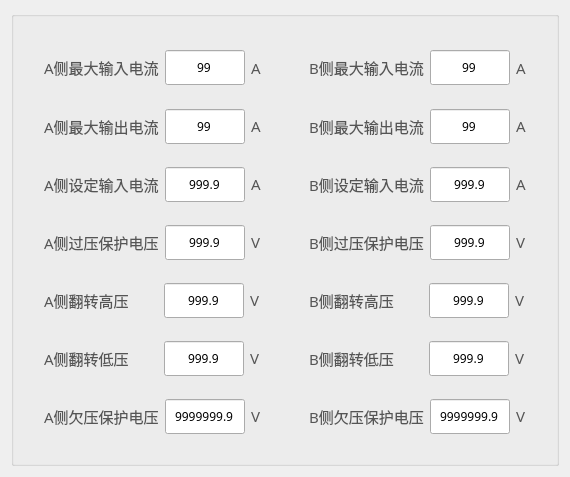
<?xml version="1.0" encoding="UTF-8"?>
<ui version="4.0">
 <class>TForm5</class>
 <widget class="QWidget" name="TForm5">
  <property name="geometry">
   <rect>
    <x>0</x>
    <y>0</y>
    <width>546</width>
    <height>433</height>
   </rect>
  </property>
  <property name="windowTitle">
   <string>参数设置</string>
  </property>
  <property name="styleSheet">
   <string notr="true">QLabel {
    font-size: 15px;
    color: #555555;
    text-align: center;
}</string>
  </property>
  <layout class="QGridLayout" name="gridLayout">
   <item row="0" column="0">
    <widget class="QGroupBox" name="groupBox_58">
     <property name="minimumSize">
      <size>
       <width>0</width>
       <height>0</height>
      </size>
     </property>
     <property name="maximumSize">
      <size>
       <width>621</width>
       <height>455</height>
      </size>
     </property>
     <property name="title">
      <string/>
     </property>
     <layout class="QHBoxLayout" name="horizontalLayout_48">
      <item>
       <widget class="QGroupBox" name="groupBox_17">
        <property name="styleSheet">
         <string notr="true">QGroupBox {
    border: none
}
</string>
        </property>
        <property name="title">
         <string/>
        </property>
        <layout class="QVBoxLayout" name="verticalLayout_3">
         <item>
          <widget class="QGroupBox" name="groupBox_18">
           <property name="font">
            <font>
             <bold>false</bold>
            </font>
           </property>
           <property name="styleSheet">
            <string notr="true">QGroupBox {
    border: none
}
</string>
           </property>
           <property name="title">
            <string/>
           </property>
           <layout class="QHBoxLayout" name="horizontalLayout_15">
            <item>
             <widget class="QLabel" name="label_15">
              <property name="font">
               <font>
                <family>Microsoft YaHei</family>
                <pointsize>-1</pointsize>
                <bold>false</bold>
               </font>
              </property>
              <property name="text">
               <string>A侧最大输入电流</string>
              </property>
             </widget>
            </item>
            <item>
             <widget class="MyLineEdit" name="d25">
              <property name="sizePolicy">
               <sizepolicy hsizetype="Fixed" vsizetype="Fixed">
                <horstretch>0</horstretch>
                <verstretch>0</verstretch>
               </sizepolicy>
              </property>
              <property name="minimumSize">
               <size>
                <width>80</width>
                <height>35</height>
               </size>
              </property>
              <property name="maximumSize">
               <size>
                <width>80</width>
                <height>35</height>
               </size>
              </property>
              <property name="font">
               <font>
                <family>Microsoft YaHei</family>
               </font>
              </property>
              <property name="text">
               <string>99</string>
              </property>
              <property name="alignment">
               <set>Qt::AlignCenter</set>
              </property>
              <property name="readOnly">
               <bool>true</bool>
              </property>
             </widget>
            </item>
            <item>
             <widget class="QLabel" name="label_29">
              <property name="maximumSize">
               <size>
                <width>11</width>
                <height>16777215</height>
               </size>
              </property>
              <property name="font">
               <font>
                <family>Microsoft YaHei</family>
                <pointsize>-1</pointsize>
                <bold>false</bold>
               </font>
              </property>
              <property name="text">
               <string>A</string>
              </property>
             </widget>
            </item>
           </layout>
          </widget>
         </item>
         <item>
          <widget class="QGroupBox" name="groupBox_19">
           <property name="styleSheet">
            <string notr="true">QGroupBox {
    border: none
}
</string>
           </property>
           <property name="title">
            <string/>
           </property>
           <layout class="QHBoxLayout" name="horizontalLayout_16">
            <item>
             <widget class="QLabel" name="label_16">
              <property name="font">
               <font>
                <family>Microsoft YaHei</family>
                <pointsize>-1</pointsize>
                <bold>false</bold>
               </font>
              </property>
              <property name="text">
               <string>A侧最大输出电流</string>
              </property>
             </widget>
            </item>
            <item>
             <widget class="MyLineEdit" name="d27">
              <property name="sizePolicy">
               <sizepolicy hsizetype="Fixed" vsizetype="Fixed">
                <horstretch>0</horstretch>
                <verstretch>0</verstretch>
               </sizepolicy>
              </property>
              <property name="minimumSize">
               <size>
                <width>80</width>
                <height>35</height>
               </size>
              </property>
              <property name="maximumSize">
               <size>
                <width>80</width>
                <height>35</height>
               </size>
              </property>
              <property name="font">
               <font>
                <family>Microsoft YaHei</family>
               </font>
              </property>
              <property name="text">
               <string>99</string>
              </property>
              <property name="alignment">
               <set>Qt::AlignCenter</set>
              </property>
              <property name="readOnly">
               <bool>true</bool>
              </property>
             </widget>
            </item>
            <item>
             <widget class="QLabel" name="label_30">
              <property name="maximumSize">
               <size>
                <width>11</width>
                <height>16777215</height>
               </size>
              </property>
              <property name="font">
               <font>
                <family>Microsoft YaHei</family>
                <pointsize>-1</pointsize>
                <bold>false</bold>
               </font>
              </property>
              <property name="text">
               <string>A</string>
              </property>
             </widget>
            </item>
           </layout>
          </widget>
         </item>
         <item>
          <widget class="QGroupBox" name="groupBox_20">
           <property name="styleSheet">
            <string notr="true">QGroupBox {
    border: none
}
</string>
           </property>
           <property name="title">
            <string/>
           </property>
           <layout class="QHBoxLayout" name="horizontalLayout_17">
            <item>
             <widget class="QLabel" name="label_17">
              <property name="font">
               <font>
                <family>Microsoft YaHei</family>
                <pointsize>-1</pointsize>
                <bold>false</bold>
               </font>
              </property>
              <property name="text">
               <string>A侧设定输入电流</string>
              </property>
             </widget>
            </item>
            <item>
             <widget class="MyLineEdit" name="d18">
              <property name="sizePolicy">
               <sizepolicy hsizetype="Fixed" vsizetype="Fixed">
                <horstretch>0</horstretch>
                <verstretch>0</verstretch>
               </sizepolicy>
              </property>
              <property name="minimumSize">
               <size>
                <width>80</width>
                <height>35</height>
               </size>
              </property>
              <property name="maximumSize">
               <size>
                <width>80</width>
                <height>35</height>
               </size>
              </property>
              <property name="font">
               <font>
                <family>Microsoft YaHei</family>
               </font>
              </property>
              <property name="text">
               <string>999.9</string>
              </property>
              <property name="alignment">
               <set>Qt::AlignCenter</set>
              </property>
              <property name="readOnly">
               <bool>true</bool>
              </property>
             </widget>
            </item>
            <item>
             <widget class="QLabel" name="label_31">
              <property name="maximumSize">
               <size>
                <width>11</width>
                <height>16777215</height>
               </size>
              </property>
              <property name="font">
               <font>
                <family>Microsoft YaHei</family>
                <pointsize>-1</pointsize>
                <bold>false</bold>
               </font>
              </property>
              <property name="text">
               <string>A</string>
              </property>
             </widget>
            </item>
           </layout>
          </widget>
         </item>
         <item>
          <widget class="QGroupBox" name="groupBox_21">
           <property name="styleSheet">
            <string notr="true">QGroupBox {
    border: none
}
</string>
           </property>
           <property name="title">
            <string/>
           </property>
           <layout class="QHBoxLayout" name="horizontalLayout_18">
            <item>
             <widget class="QLabel" name="label_18">
              <property name="font">
               <font>
                <family>Microsoft YaHei</family>
                <pointsize>-1</pointsize>
                <bold>false</bold>
               </font>
              </property>
              <property name="text">
               <string>A侧过压保护电压</string>
              </property>
             </widget>
            </item>
            <item>
             <widget class="MyLineEdit" name="d14">
              <property name="sizePolicy">
               <sizepolicy hsizetype="Fixed" vsizetype="Fixed">
                <horstretch>0</horstretch>
                <verstretch>0</verstretch>
               </sizepolicy>
              </property>
              <property name="minimumSize">
               <size>
                <width>80</width>
                <height>35</height>
               </size>
              </property>
              <property name="maximumSize">
               <size>
                <width>80</width>
                <height>35</height>
               </size>
              </property>
              <property name="font">
               <font>
                <family>Microsoft YaHei</family>
               </font>
              </property>
              <property name="text">
               <string>999.9</string>
              </property>
              <property name="alignment">
               <set>Qt::AlignCenter</set>
              </property>
              <property name="readOnly">
               <bool>true</bool>
              </property>
             </widget>
            </item>
            <item>
             <widget class="QLabel" name="label_32">
              <property name="maximumSize">
               <size>
                <width>11</width>
                <height>16777215</height>
               </size>
              </property>
              <property name="font">
               <font>
                <family>Microsoft YaHei</family>
                <pointsize>-1</pointsize>
                <bold>false</bold>
               </font>
              </property>
              <property name="text">
               <string>V</string>
              </property>
             </widget>
            </item>
           </layout>
          </widget>
         </item>
         <item>
          <widget class="QGroupBox" name="groupBox_22">
           <property name="styleSheet">
            <string notr="true">QGroupBox {
    border: none
}
</string>
           </property>
           <property name="title">
            <string/>
           </property>
           <layout class="QHBoxLayout" name="horizontalLayout_19">
            <item>
             <widget class="QLabel" name="label_19">
              <property name="font">
               <font>
                <family>Microsoft YaHei</family>
                <pointsize>-1</pointsize>
                <bold>false</bold>
               </font>
              </property>
              <property name="text">
               <string>A侧翻转高压</string>
              </property>
             </widget>
            </item>
            <item>
             <widget class="MyLineEdit" name="lineEditAHigh">
              <property name="sizePolicy">
               <sizepolicy hsizetype="Fixed" vsizetype="Fixed">
                <horstretch>0</horstretch>
                <verstretch>0</verstretch>
               </sizepolicy>
              </property>
              <property name="minimumSize">
               <size>
                <width>80</width>
                <height>35</height>
               </size>
              </property>
              <property name="maximumSize">
               <size>
                <width>80</width>
                <height>35</height>
               </size>
              </property>
              <property name="font">
               <font>
                <family>Microsoft YaHei</family>
               </font>
              </property>
              <property name="text">
               <string>999.9</string>
              </property>
              <property name="alignment">
               <set>Qt::AlignCenter</set>
              </property>
              <property name="readOnly">
               <bool>true</bool>
              </property>
             </widget>
            </item>
            <item>
             <widget class="QLabel" name="label_33">
              <property name="maximumSize">
               <size>
                <width>11</width>
                <height>16777215</height>
               </size>
              </property>
              <property name="font">
               <font>
                <family>Microsoft YaHei</family>
                <pointsize>-1</pointsize>
                <bold>false</bold>
               </font>
              </property>
              <property name="text">
               <string>V</string>
              </property>
             </widget>
            </item>
           </layout>
          </widget>
         </item>
         <item>
          <widget class="QGroupBox" name="groupBox_24">
           <property name="styleSheet">
            <string notr="true">QGroupBox {
    border: none
}
</string>
           </property>
           <property name="title">
            <string/>
           </property>
           <layout class="QHBoxLayout" name="horizontalLayout_21">
            <item>
             <widget class="QLabel" name="label_21">
              <property name="font">
               <font>
                <family>Microsoft YaHei</family>
                <pointsize>-1</pointsize>
                <bold>false</bold>
               </font>
              </property>
              <property name="text">
               <string>A侧翻转低压</string>
              </property>
             </widget>
            </item>
            <item>
             <widget class="MyLineEdit" name="lineEditALow">
              <property name="sizePolicy">
               <sizepolicy hsizetype="Fixed" vsizetype="Fixed">
                <horstretch>0</horstretch>
                <verstretch>0</verstretch>
               </sizepolicy>
              </property>
              <property name="minimumSize">
               <size>
                <width>80</width>
                <height>35</height>
               </size>
              </property>
              <property name="maximumSize">
               <size>
                <width>80</width>
                <height>35</height>
               </size>
              </property>
              <property name="font">
               <font>
                <family>Microsoft YaHei</family>
               </font>
              </property>
              <property name="text">
               <string>999.9</string>
              </property>
              <property name="alignment">
               <set>Qt::AlignCenter</set>
              </property>
              <property name="readOnly">
               <bool>true</bool>
              </property>
             </widget>
            </item>
            <item>
             <widget class="QLabel" name="label_34">
              <property name="maximumSize">
               <size>
                <width>11</width>
                <height>16777215</height>
               </size>
              </property>
              <property name="font">
               <font>
                <family>Microsoft YaHei</family>
                <pointsize>-1</pointsize>
                <bold>false</bold>
               </font>
              </property>
              <property name="text">
               <string>V</string>
              </property>
             </widget>
            </item>
           </layout>
          </widget>
         </item>
         <item>
          <widget class="QGroupBox" name="groupBox_23">
           <property name="styleSheet">
            <string notr="true">QGroupBox {
    border: none
}
</string>
           </property>
           <property name="title">
            <string/>
           </property>
           <layout class="QHBoxLayout" name="horizontalLayout_20">
            <item>
             <widget class="QLabel" name="label_20">
              <property name="font">
               <font>
                <family>Microsoft YaHei</family>
                <pointsize>-1</pointsize>
                <bold>false</bold>
               </font>
              </property>
              <property name="text">
               <string>A侧欠压保护电压</string>
              </property>
             </widget>
            </item>
            <item>
             <widget class="MyLineEdit" name="d16">
              <property name="sizePolicy">
               <sizepolicy hsizetype="Fixed" vsizetype="Fixed">
                <horstretch>0</horstretch>
                <verstretch>0</verstretch>
               </sizepolicy>
              </property>
              <property name="minimumSize">
               <size>
                <width>80</width>
                <height>35</height>
               </size>
              </property>
              <property name="maximumSize">
               <size>
                <width>80</width>
                <height>35</height>
               </size>
              </property>
              <property name="font">
               <font>
                <family>Microsoft YaHei</family>
               </font>
              </property>
              <property name="text">
               <string>9999999.9</string>
              </property>
              <property name="alignment">
               <set>Qt::AlignCenter</set>
              </property>
              <property name="readOnly">
               <bool>true</bool>
              </property>
             </widget>
            </item>
            <item>
             <widget class="QLabel" name="label_35">
              <property name="maximumSize">
               <size>
                <width>11</width>
                <height>16777215</height>
               </size>
              </property>
              <property name="font">
               <font>
                <family>Microsoft YaHei</family>
                <pointsize>-1</pointsize>
                <bold>false</bold>
               </font>
              </property>
              <property name="text">
               <string>V</string>
              </property>
             </widget>
            </item>
           </layout>
          </widget>
         </item>
        </layout>
       </widget>
      </item>
      <item>
       <widget class="QGroupBox" name="groupBox_26">
        <property name="styleSheet">
         <string notr="true">QGroupBox {
    border: none
}
</string>
        </property>
        <property name="title">
         <string/>
        </property>
        <layout class="QVBoxLayout" name="verticalLayout_4">
         <item>
          <widget class="QGroupBox" name="groupBox_27">
           <property name="styleSheet">
            <string notr="true">QGroupBox {
    border: none
}
</string>
           </property>
           <property name="title">
            <string/>
           </property>
           <layout class="QHBoxLayout" name="horizontalLayout_22">
            <item>
             <widget class="QLabel" name="label_22">
              <property name="font">
               <font>
                <family>Microsoft YaHei</family>
                <pointsize>-1</pointsize>
                <bold>false</bold>
               </font>
              </property>
              <property name="text">
               <string>B侧最大输入电流</string>
              </property>
             </widget>
            </item>
            <item>
             <widget class="MyLineEdit" name="d26">
              <property name="sizePolicy">
               <sizepolicy hsizetype="Fixed" vsizetype="Fixed">
                <horstretch>0</horstretch>
                <verstretch>0</verstretch>
               </sizepolicy>
              </property>
              <property name="minimumSize">
               <size>
                <width>80</width>
                <height>35</height>
               </size>
              </property>
              <property name="maximumSize">
               <size>
                <width>80</width>
                <height>35</height>
               </size>
              </property>
              <property name="font">
               <font>
                <family>Microsoft YaHei</family>
               </font>
              </property>
              <property name="text">
               <string>99</string>
              </property>
              <property name="alignment">
               <set>Qt::AlignCenter</set>
              </property>
              <property name="readOnly">
               <bool>true</bool>
              </property>
             </widget>
            </item>
            <item>
             <widget class="QLabel" name="label_36">
              <property name="maximumSize">
               <size>
                <width>11</width>
                <height>16777215</height>
               </size>
              </property>
              <property name="font">
               <font>
                <family>Microsoft YaHei</family>
                <pointsize>-1</pointsize>
                <bold>false</bold>
               </font>
              </property>
              <property name="text">
               <string>A</string>
              </property>
             </widget>
            </item>
           </layout>
          </widget>
         </item>
         <item>
          <widget class="QGroupBox" name="groupBox_28">
           <property name="styleSheet">
            <string notr="true">QGroupBox {
    border: none
}
</string>
           </property>
           <property name="title">
            <string/>
           </property>
           <layout class="QHBoxLayout" name="horizontalLayout_23">
            <item>
             <widget class="QLabel" name="label_23">
              <property name="font">
               <font>
                <family>Microsoft YaHei</family>
                <pointsize>-1</pointsize>
                <bold>false</bold>
               </font>
              </property>
              <property name="text">
               <string>B侧最大输出电流</string>
              </property>
             </widget>
            </item>
            <item>
             <widget class="MyLineEdit" name="d28">
              <property name="sizePolicy">
               <sizepolicy hsizetype="Fixed" vsizetype="Fixed">
                <horstretch>0</horstretch>
                <verstretch>0</verstretch>
               </sizepolicy>
              </property>
              <property name="minimumSize">
               <size>
                <width>80</width>
                <height>35</height>
               </size>
              </property>
              <property name="maximumSize">
               <size>
                <width>80</width>
                <height>35</height>
               </size>
              </property>
              <property name="font">
               <font>
                <family>Microsoft YaHei</family>
               </font>
              </property>
              <property name="text">
               <string>99</string>
              </property>
              <property name="alignment">
               <set>Qt::AlignCenter</set>
              </property>
              <property name="readOnly">
               <bool>true</bool>
              </property>
             </widget>
            </item>
            <item>
             <widget class="QLabel" name="label_37">
              <property name="maximumSize">
               <size>
                <width>11</width>
                <height>16777215</height>
               </size>
              </property>
              <property name="font">
               <font>
                <family>Microsoft YaHei</family>
                <pointsize>-1</pointsize>
                <bold>false</bold>
               </font>
              </property>
              <property name="text">
               <string>A</string>
              </property>
             </widget>
            </item>
           </layout>
          </widget>
         </item>
         <item>
          <widget class="QGroupBox" name="groupBox_29">
           <property name="styleSheet">
            <string notr="true">QGroupBox {
    border: none
}
</string>
           </property>
           <property name="title">
            <string/>
           </property>
           <layout class="QHBoxLayout" name="horizontalLayout_24">
            <item>
             <widget class="QLabel" name="label_24">
              <property name="font">
               <font>
                <family>Microsoft YaHei</family>
                <pointsize>-1</pointsize>
                <bold>false</bold>
               </font>
              </property>
              <property name="text">
               <string>B侧设定输入电流</string>
              </property>
             </widget>
            </item>
            <item>
             <widget class="MyLineEdit" name="d19">
              <property name="sizePolicy">
               <sizepolicy hsizetype="Fixed" vsizetype="Fixed">
                <horstretch>0</horstretch>
                <verstretch>0</verstretch>
               </sizepolicy>
              </property>
              <property name="minimumSize">
               <size>
                <width>80</width>
                <height>35</height>
               </size>
              </property>
              <property name="maximumSize">
               <size>
                <width>80</width>
                <height>35</height>
               </size>
              </property>
              <property name="font">
               <font>
                <family>Microsoft YaHei</family>
               </font>
              </property>
              <property name="text">
               <string>999.9</string>
              </property>
              <property name="alignment">
               <set>Qt::AlignCenter</set>
              </property>
              <property name="readOnly">
               <bool>true</bool>
              </property>
             </widget>
            </item>
            <item>
             <widget class="QLabel" name="label_38">
              <property name="maximumSize">
               <size>
                <width>11</width>
                <height>16777215</height>
               </size>
              </property>
              <property name="font">
               <font>
                <family>Microsoft YaHei</family>
                <pointsize>-1</pointsize>
                <bold>false</bold>
               </font>
              </property>
              <property name="text">
               <string>A</string>
              </property>
             </widget>
            </item>
           </layout>
          </widget>
         </item>
         <item>
          <widget class="QGroupBox" name="groupBox_30">
           <property name="styleSheet">
            <string notr="true">QGroupBox {
    border: none
}
</string>
           </property>
           <property name="title">
            <string/>
           </property>
           <layout class="QHBoxLayout" name="horizontalLayout_25">
            <item>
             <widget class="QLabel" name="label_25">
              <property name="font">
               <font>
                <family>Microsoft YaHei</family>
                <pointsize>-1</pointsize>
                <bold>false</bold>
               </font>
              </property>
              <property name="text">
               <string>B侧过压保护电压</string>
              </property>
             </widget>
            </item>
            <item>
             <widget class="MyLineEdit" name="d15">
              <property name="sizePolicy">
               <sizepolicy hsizetype="Fixed" vsizetype="Fixed">
                <horstretch>0</horstretch>
                <verstretch>0</verstretch>
               </sizepolicy>
              </property>
              <property name="minimumSize">
               <size>
                <width>80</width>
                <height>35</height>
               </size>
              </property>
              <property name="maximumSize">
               <size>
                <width>80</width>
                <height>35</height>
               </size>
              </property>
              <property name="font">
               <font>
                <family>Microsoft YaHei</family>
               </font>
              </property>
              <property name="text">
               <string>999.9</string>
              </property>
              <property name="alignment">
               <set>Qt::AlignCenter</set>
              </property>
              <property name="readOnly">
               <bool>true</bool>
              </property>
             </widget>
            </item>
            <item>
             <widget class="QLabel" name="label_39">
              <property name="maximumSize">
               <size>
                <width>11</width>
                <height>16777215</height>
               </size>
              </property>
              <property name="font">
               <font>
                <family>Microsoft YaHei</family>
                <pointsize>-1</pointsize>
                <bold>false</bold>
               </font>
              </property>
              <property name="text">
               <string>V</string>
              </property>
             </widget>
            </item>
           </layout>
          </widget>
         </item>
         <item>
          <widget class="QGroupBox" name="groupBox_31">
           <property name="styleSheet">
            <string notr="true">QGroupBox {
    border: none
}
</string>
           </property>
           <property name="title">
            <string/>
           </property>
           <layout class="QHBoxLayout" name="horizontalLayout_26">
            <item>
             <widget class="QLabel" name="label_26">
              <property name="font">
               <font>
                <family>Microsoft YaHei</family>
                <pointsize>-1</pointsize>
                <bold>false</bold>
               </font>
              </property>
              <property name="text">
               <string>B侧翻转高压</string>
              </property>
             </widget>
            </item>
            <item>
             <widget class="MyLineEdit" name="lineEditBHigh">
              <property name="sizePolicy">
               <sizepolicy hsizetype="Fixed" vsizetype="Fixed">
                <horstretch>0</horstretch>
                <verstretch>0</verstretch>
               </sizepolicy>
              </property>
              <property name="minimumSize">
               <size>
                <width>80</width>
                <height>35</height>
               </size>
              </property>
              <property name="maximumSize">
               <size>
                <width>80</width>
                <height>35</height>
               </size>
              </property>
              <property name="font">
               <font>
                <family>Microsoft YaHei</family>
               </font>
              </property>
              <property name="text">
               <string>999.9</string>
              </property>
              <property name="alignment">
               <set>Qt::AlignCenter</set>
              </property>
              <property name="readOnly">
               <bool>true</bool>
              </property>
             </widget>
            </item>
            <item>
             <widget class="QLabel" name="label_40">
              <property name="maximumSize">
               <size>
                <width>11</width>
                <height>16777215</height>
               </size>
              </property>
              <property name="font">
               <font>
                <family>Microsoft YaHei</family>
                <pointsize>-1</pointsize>
                <bold>false</bold>
               </font>
              </property>
              <property name="text">
               <string>V</string>
              </property>
             </widget>
            </item>
           </layout>
          </widget>
         </item>
         <item>
          <widget class="QGroupBox" name="groupBox_33">
           <property name="styleSheet">
            <string notr="true">QGroupBox {
    border: none
}
</string>
           </property>
           <property name="title">
            <string/>
           </property>
           <layout class="QHBoxLayout" name="horizontalLayout_28">
            <item>
             <widget class="QLabel" name="label_28">
              <property name="font">
               <font>
                <family>Microsoft YaHei</family>
                <pointsize>-1</pointsize>
                <bold>false</bold>
               </font>
              </property>
              <property name="text">
               <string>B侧翻转低压</string>
              </property>
             </widget>
            </item>
            <item>
             <widget class="MyLineEdit" name="lineEditBLow">
              <property name="sizePolicy">
               <sizepolicy hsizetype="Fixed" vsizetype="Fixed">
                <horstretch>0</horstretch>
                <verstretch>0</verstretch>
               </sizepolicy>
              </property>
              <property name="minimumSize">
               <size>
                <width>80</width>
                <height>35</height>
               </size>
              </property>
              <property name="maximumSize">
               <size>
                <width>80</width>
                <height>35</height>
               </size>
              </property>
              <property name="font">
               <font>
                <family>Microsoft YaHei</family>
               </font>
              </property>
              <property name="text">
               <string>999.9</string>
              </property>
              <property name="alignment">
               <set>Qt::AlignCenter</set>
              </property>
              <property name="readOnly">
               <bool>true</bool>
              </property>
             </widget>
            </item>
            <item>
             <widget class="QLabel" name="label_41">
              <property name="maximumSize">
               <size>
                <width>11</width>
                <height>16777215</height>
               </size>
              </property>
              <property name="font">
               <font>
                <family>Microsoft YaHei</family>
                <pointsize>-1</pointsize>
                <bold>false</bold>
               </font>
              </property>
              <property name="text">
               <string>V</string>
              </property>
             </widget>
            </item>
           </layout>
          </widget>
         </item>
         <item>
          <widget class="QGroupBox" name="groupBox_32">
           <property name="styleSheet">
            <string notr="true">QGroupBox {
    border: none
}
</string>
           </property>
           <property name="title">
            <string/>
           </property>
           <layout class="QHBoxLayout" name="horizontalLayout_27">
            <item>
             <widget class="QLabel" name="label_27">
              <property name="font">
               <font>
                <family>Microsoft YaHei</family>
                <pointsize>-1</pointsize>
                <bold>false</bold>
               </font>
              </property>
              <property name="text">
               <string>B侧欠压保护电压</string>
              </property>
             </widget>
            </item>
            <item>
             <widget class="MyLineEdit" name="d17">
              <property name="sizePolicy">
               <sizepolicy hsizetype="Fixed" vsizetype="Fixed">
                <horstretch>0</horstretch>
                <verstretch>0</verstretch>
               </sizepolicy>
              </property>
              <property name="minimumSize">
               <size>
                <width>80</width>
                <height>35</height>
               </size>
              </property>
              <property name="maximumSize">
               <size>
                <width>80</width>
                <height>35</height>
               </size>
              </property>
              <property name="font">
               <font>
                <family>Microsoft YaHei</family>
               </font>
              </property>
              <property name="text">
               <string>9999999.9</string>
              </property>
              <property name="alignment">
               <set>Qt::AlignCenter</set>
              </property>
              <property name="readOnly">
               <bool>true</bool>
              </property>
             </widget>
            </item>
            <item>
             <widget class="QLabel" name="label_42">
              <property name="maximumSize">
               <size>
                <width>11</width>
                <height>16777215</height>
               </size>
              </property>
              <property name="font">
               <font>
                <family>Microsoft YaHei</family>
                <pointsize>-1</pointsize>
                <bold>false</bold>
               </font>
              </property>
              <property name="text">
               <string>V</string>
              </property>
             </widget>
            </item>
           </layout>
          </widget>
         </item>
        </layout>
       </widget>
      </item>
     </layout>
    </widget>
   </item>
  </layout>
 </widget>
 <customwidgets>
  <customwidget>
   <class>MyLineEdit</class>
   <extends>QLineEdit</extends>
   <header>mylineedit.h</header>
  </customwidget>
 </customwidgets>
 <resources/>
 <connections/>
</ui>
